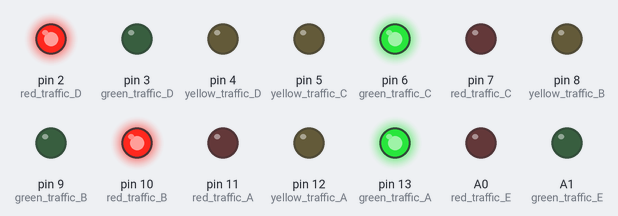
Recording of a sketch running on a simulated Arduino Uno, built with avr-gcc and run on an emulated ATmega328P. Parts: output pins drawn as LEDs (lit = HIGH).

Above: at 0.5 s.
At 1.5 s:
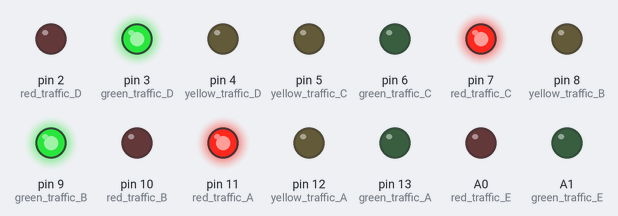
Timing chart, 0 to 5.2 s (numbered marks = the images above):
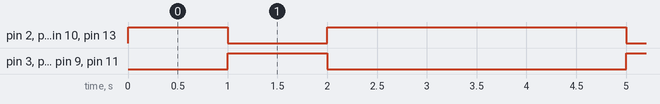

The sketch:

4_way_traffic_light_in_arduino.ino
```cpp
int red_traffic_A = 11;
int green_traffic_A = 13;
int yellow_traffic_A = 12;

// Initalise the traffic 2
int red_traffic_B = 10;
int green_traffic_B = 9;
int yellow_traffic_B = 8;

// Initialise the traffic 3
int red_traffic_C = 7;
int green_traffic_C = 6;
int yellow_traffic_C = 5;

// Initialise the traffic 4
int red_traffic_D = 2;
int green_traffic_D = 3;
int yellow_traffic_D = 4;

// Initialise the traffic 5
int red_traffic_E = A0;
int green_traffic_E = A1;
int yellow_traffic_E = A2;


void setup() {
  // Set all pins as output
  pinMode(red_traffic_A, OUTPUT);
  pinMode(green_traffic_A, OUTPUT);
  pinMode(yellow_traffic_A, OUTPUT);

  pinMode(red_traffic_B, OUTPUT);
  pinMode(green_traffic_B, OUTPUT);
  pinMode(yellow_traffic_B, OUTPUT);

  pinMode(red_traffic_C, OUTPUT);
  pinMode(green_traffic_C, OUTPUT);
  pinMode(yellow_traffic_C, OUTPUT);

  pinMode(red_traffic_D, OUTPUT);
  pinMode(green_traffic_D, OUTPUT);
  pinMode(yellow_traffic_D, OUTPUT);

  pinMode(red_traffic_E, OUTPUT);
  pinMode(green_traffic_E, OUTPUT);
  pinMode(yellow_traffic_E, OUTPUT);
}

void loop() {
  digitalWrite(red_traffic_A, LOW);
  digitalWrite(green_traffic_A, HIGH);
  digitalWrite(yellow_traffic_A, LOW);

  digitalWrite(red_traffic_B, HIGH);
  digitalWrite(green_traffic_B, LOW);
  digitalWrite(yellow_traffic_B, LOW);

  digitalWrite(red_traffic_C, LOW);
  digitalWrite(green_traffic_C, HIGH);
  digitalWrite(yellow_traffic_C, LOW);

  digitalWrite(red_traffic_D, HIGH);
  digitalWrite(green_traffic_D, LOW);
  digitalWrite(yellow_traffic_D, LOW);

  analogWrite(red_traffic_E, HIGH);
  analogWrite(green_traffic_E, LOW);
  analogWrite(yellow_traffic_E, LOW);

  delay(1000);

  digitalWrite(red_traffic_A, HIGH);
  digitalWrite(green_traffic_A, LOW);
  digitalWrite(yellow_traffic_A, LOW);

  digitalWrite(red_traffic_B, LOW);
  digitalWrite(green_traffic_B, HIGH);
  digitalWrite(yellow_traffic_B, LOW);

  digitalWrite(red_traffic_C, HIGH);
  digitalWrite(green_traffic_C, LOW);
  digitalWrite(yellow_traffic_C, LOW);

  digitalWrite(red_traffic_D, LOW);
  digitalWrite(green_traffic_D, HIGH);
  digitalWrite(yellow_traffic_D, LOW);

  analogWrite(red_traffic_E, LOW);
  analogWrite(green_traffic_E, HIGH);
  analogWrite(yellow_traffic_E, LOW);

  delay(1000);

  digitalWrite(red_traffic_A, LOW);
  digitalWrite(green_traffic_A, HIGH);
  digitalWrite(yellow_traffic_A, LOW);

  digitalWrite(red_traffic_B, HIGH);
  digitalWrite(green_traffic_B, LOW);
  digitalWrite(yellow_traffic_B, LOW);

  digitalWrite(red_traffic_C, LOW);
  digitalWrite(green_traffic_C, HIGH);
  digitalWrite(yellow_traffic_C, LOW);

  digitalWrite(red_traffic_D, HIGH);
  digitalWrite(green_traffic_D, LOW);
  digitalWrite(yellow_traffic_D, LOW);

  analogWrite(red_traffic_E, HIGH);
  analogWrite(green_traffic_E, LOW);
  analogWrite(yellow_traffic_E, LOW);

  delay(1000);

  digitalWrite(red_traffic_A, LOW);
  digitalWrite(green_traffic_A, HIGH);
  digitalWrite(yellow_traffic_A, LOW);

  digitalWrite(red_traffic_B, HIGH);
  digitalWrite(green_traffic_B, LOW);
  digitalWrite(yellow_traffic_B, LOW);

  digitalWrite(red_traffic_C, LOW);
  digitalWrite(green_traffic_C, HIGH);
  digitalWrite(yellow_traffic_C, LOW);

  digitalWrite(red_traffic_D, HIGH);
  digitalWrite(green_traffic_D, LOW);
  digitalWrite(yellow_traffic_D, LOW);

  analogWrite(red_traffic_E, HIGH);
  analogWrite(green_traffic_E, LOW);
  analogWrite(yellow_traffic_E, LOW);

  delay(1000);
}
```

Measured:
- by itself, pin 2 (red_traffic_D), pin 6 (green_traffic_C), pin 10 (red_traffic_B), pin 13 (green_traffic_A): repeats every 4.0 s: LOW 1.0 s, HIGH 3.0 s
- by itself, pin 3 (green_traffic_D), pin 7 (red_traffic_C), pin 9 (green_traffic_B), pin 11 (red_traffic_A): alternates HIGH for 1.0 s and LOW for 3.0 s
